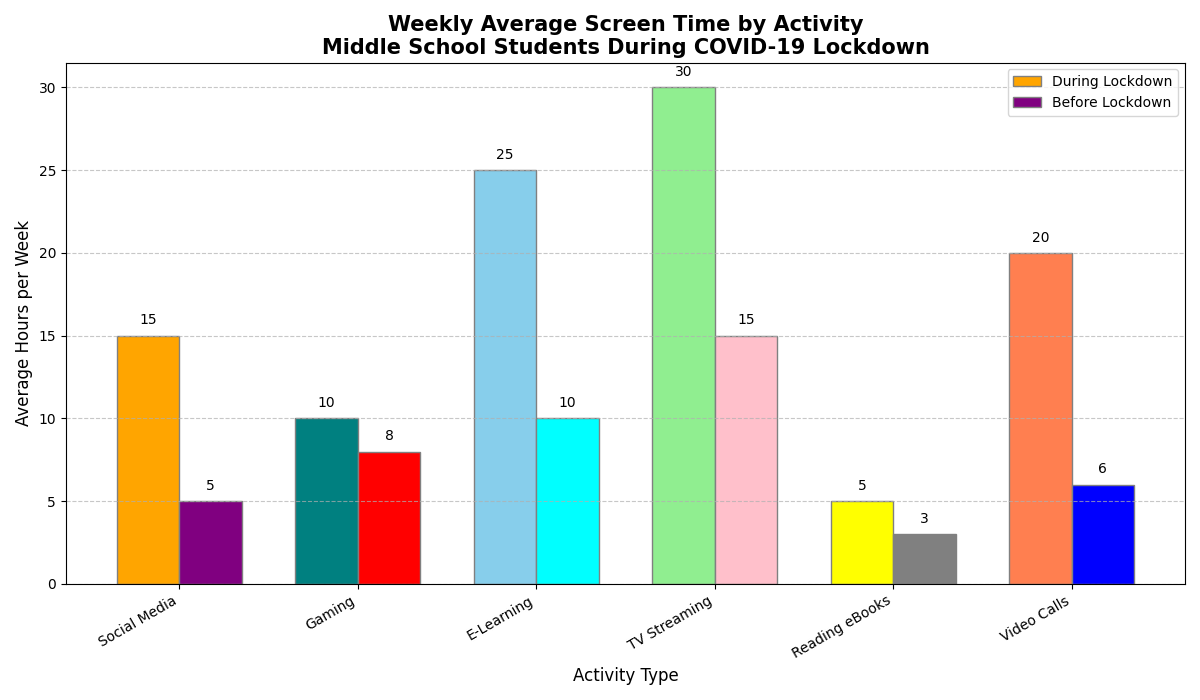

Source code (Python):
import matplotlib.pyplot as plt
import numpy as np

# Define activities and corresponding average weekly hours
activities = ['Social Media', 'Gaming', 'E-Learning', 'TV Streaming', 'Reading eBooks', 'Video Calls']
average_hours_lockdown = np.array([15, 10, 25, 30, 5, 20])
average_hours_prelockdown = np.array([5, 8, 10, 15, 3, 6])

# Create the plot
fig, ax = plt.subplots(figsize=(12, 7))

# Define the bar width and positions
bar_width = 0.35
index = np.arange(len(activities))

# Reassign colors for each data group
lockdown_colors = ['orange', 'teal', 'skyblue', 'lightgreen', 'yellow', 'coral']
prelockdown_colors = ['purple', 'red', 'cyan', 'pink', 'grey', 'blue']

# Bar plot: average weekly hours spent on activities
bar1 = ax.bar(index, average_hours_lockdown, bar_width, label='During Lockdown', color=lockdown_colors, edgecolor='gray')
bar2 = ax.bar(index + bar_width, average_hours_prelockdown, bar_width, label='Before Lockdown', color=prelockdown_colors, edgecolor='gray')

# Titles and labels
ax.set_title('Weekly Average Screen Time by Activity\nMiddle School Students During COVID-19 Lockdown', fontsize=15, fontweight='bold')
ax.set_xlabel('Activity Type', fontsize=12)
ax.set_ylabel('Average Hours per Week', fontsize=12)
ax.set_xticks(index + bar_width / 2)
ax.set_xticklabels(activities, fontsize=10, rotation=30, ha='right')
ax.legend(fontsize=10)

# Add data labels to bars
for bar_group in [bar1, bar2]:
    for bar in bar_group:
        height = bar.get_height()
        ax.text(bar.get_x() + bar.get_width() / 2, height + 0.5, f'{height}', ha='center', va='bottom', fontsize=10)

# Enhancements
ax.grid(axis='y', linestyle='--', alpha=0.7)

# Adjust layout
plt.tight_layout()

# Show the plot
plt.show()
